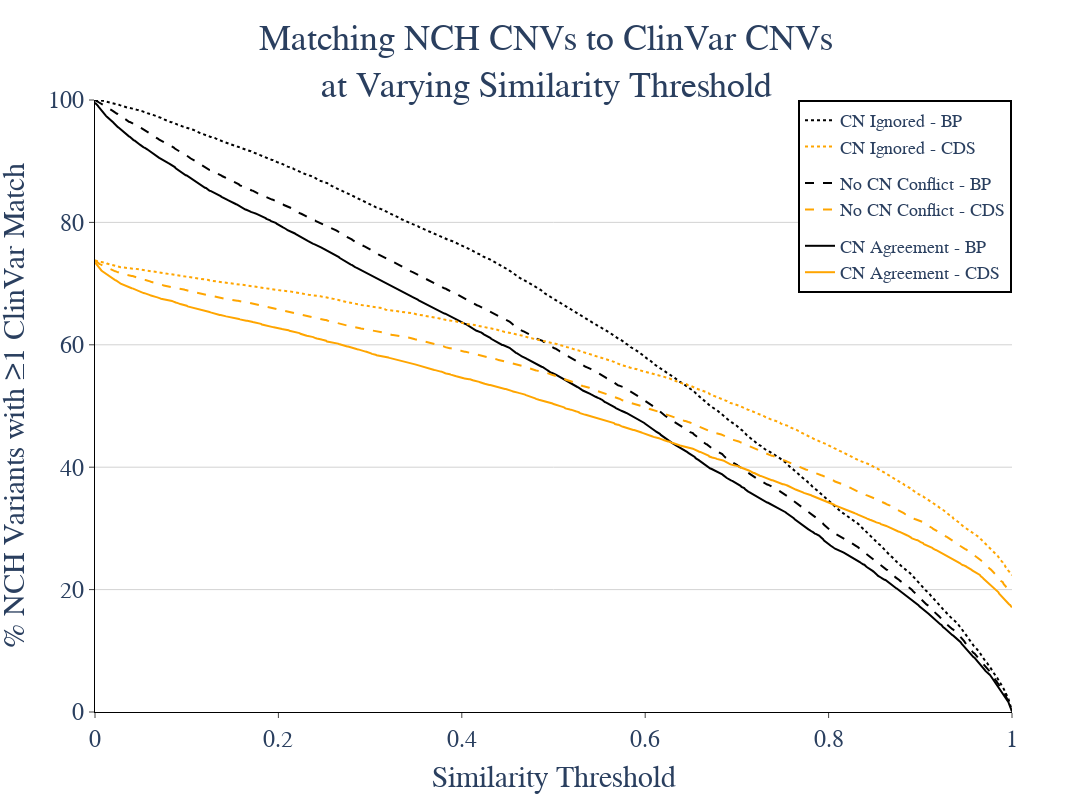

The cell this chart's notebook holds for it:
### Markdown cell above
## Matching to full search space

### Code cell
fig = jaccard_matching_figure(dm)
fig.show()

### Figure 1 — Plotly figure (JSON) as saved in the notebook; plotly's stock layout.template omitted (floating-point values rounded to 4 significant figures; data arrays with more than 128 entries replaced by an {"elided": "..."} marker saying what was removed)
{"data": [{"legendgroup": "ignore", "line": {"dash": "dot"}, "marker": {"color": "black"}, "name": "CN Ignored - BP", "type": "scatter", "x": {"elided": "1001 float values"}, "y": {"elided": "1001 float values"}}, {"legendgroup": "no_disagree", "line": {"dash": "dash"}, "marker": {"color": "black"}, "name": "No CN Conflict - BP", "type": "scatter", "x": {"elided": "1001 float values"}, "y": {"elided": "1001 float values"}}, {"legendgroup": "agree", "line": {"dash": "solid"}, "marker": {"color": "black"}, "name": "CN Agreement - BP", "type": "scatter", "x": {"elided": "1001 float values"}, "y": {"elided": "1001 float values"}}, {"legendgroup": "ignore", "line": {"dash": "dot"}, "marker": {"color": "orange"}, "name": "CN Ignored - CDS", "type": "scatter", "x": {"elided": "1001 float values"}, "y": {"elided": "1001 float values"}}, {"legendgroup": "no_disagree", "line": {"dash": "dash"}, "marker": {"color": "orange"}, "name": "No CN Conflict - CDS", "type": "scatter", "x": {"elided": "1001 float values"}, "y": {"elided": "1001 float values"}}, {"legendgroup": "agree", "line": {"dash": "solid"}, "marker": {"color": "orange"}, "name": "CN Agreement - CDS", "type": "scatter", "x": {"elided": "1001 float values"}, "y": {"elided": "1001 float values"}}], "layout": {"font": {"family": "Arial", "size": 24}, "height": 800, "legend": {"bordercolor": "black", "borderwidth": 2, "font": {"size": 18}, "x": 1, "xanchor": "right", "y": 1, "yanchor": "top"}, "plot_bgcolor": "white", "title": {"font": {"size": 36}, "text": "Matching NCH CNVs to ClinVar CNVs<br>at Varying Similarity Threshold", "x": 0.5}, "width": 1200, "xaxis": {"linecolor": "black", "range": [0, 1], "ticks": "outside", "title": {"font": {"size": 30}, "text": "Similarity Threshold"}}, "yaxis": {"gridcolor": "lightgray", "linecolor": "black", "range": [0, 100], "ticks": "outside", "title": {"font": {"size": 30}, "text": "% NCH Variants with ≥1 ClinVar Match"}}}}
